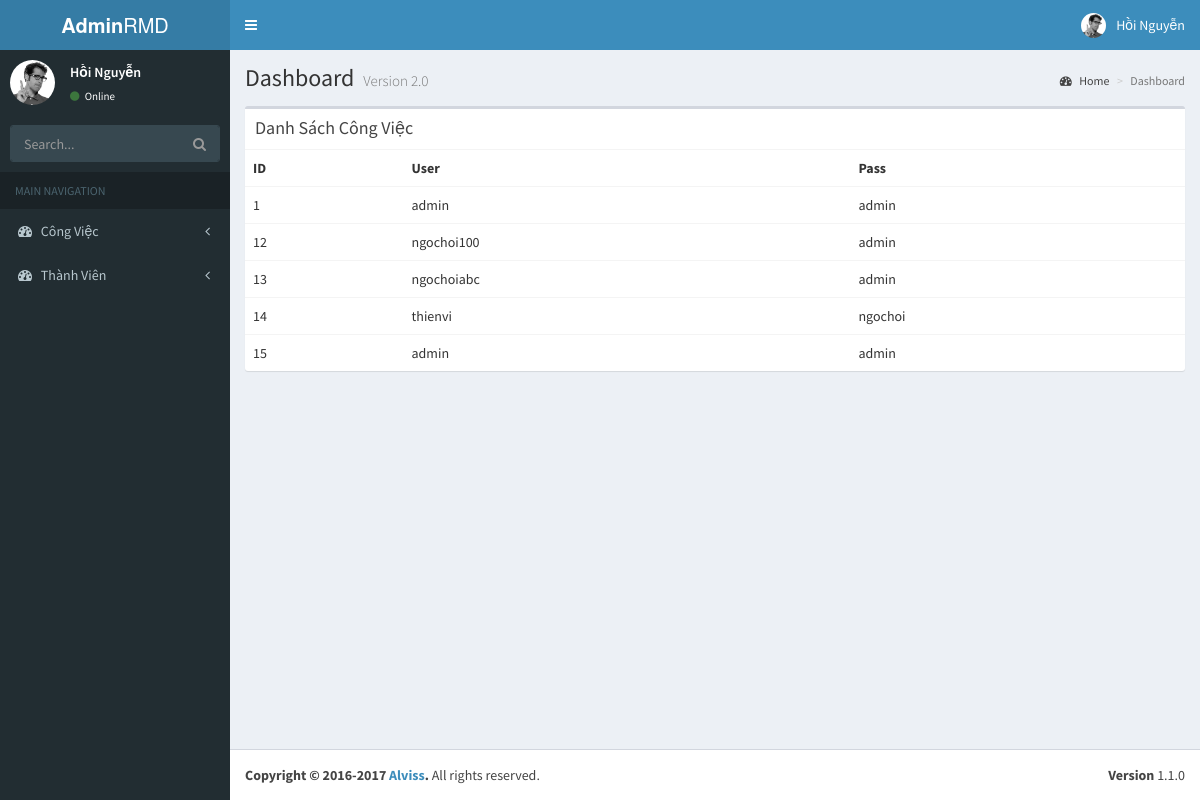
Page /Admin/admin.php?act=dstv on the committed database.
### tables this page shows
CREATE TABLE `user` (
  `uid` int(11) NOT NULL,
  `user` varchar(255) NOT NULL,
  `pass` varchar(255) NOT NULL
);

### Admin/controller/User.php (called while the page is built, shortened)
<?php
class User
{
	public function getAllUser(){
		$result = mysql_query("SELECT * FROM user");
		while($row = mysql_fetch_array($result))
		{
			$data[] = $row;
		}
		return $data;
	}
}
?>

### Admin/listmem.php (the view)
<?php
$mem = new User(); ?>
<div class="row">
    <div class="col-xs-12">
      <div class="box">
        <div class="box-header">
          <h3 class="box-title">Danh Sách Công Việc</h3>
        </div>
        <div class="box-body table-responsive no-padding">
          <table class="table table-hover">
            <tr>
              <th>ID</th>
              <th>User</th>
              <th>Pass</th>
            </tr>
            <?php
			$array = $mem->getAllUser();
            foreach ($array as $value) {
             ?>
            <tr>
            	<td><?php echo $value["uid"]; ?></td>
            	<td><?php echo $value["user"]; ?></td>
              	<td><?php echo $value["pass"]; ?></td>
            </tr>
            <?php } ?>
          </table>
        </div>
      </div>
    </div>
</div>

### rows in the picture
user: uid "1", user "admin", pass "admin"
user: uid "12", user "ngochoi100", pass "admin"
user: uid "13", user "ngochoiabc", pass "admin"
user: uid "14", user "thienvi", pass "ngochoi"
user: uid "15", user "admin", pass "admin"
